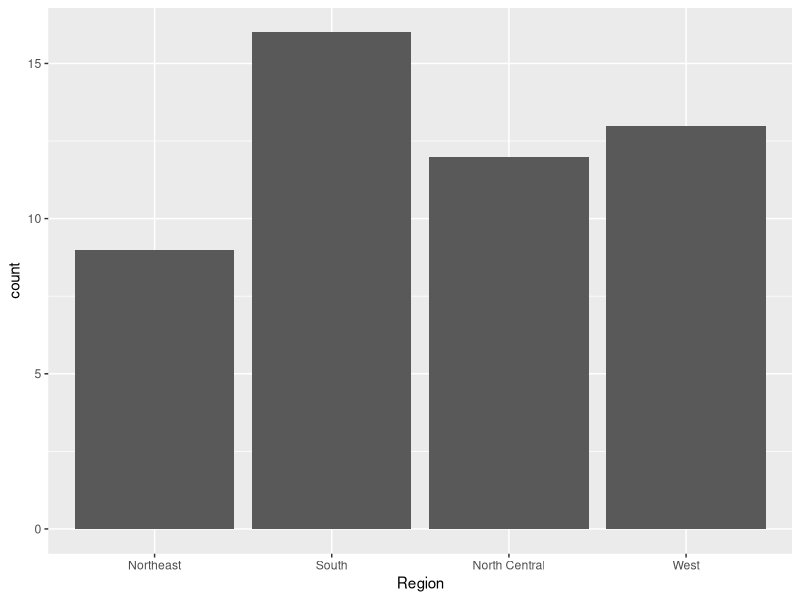
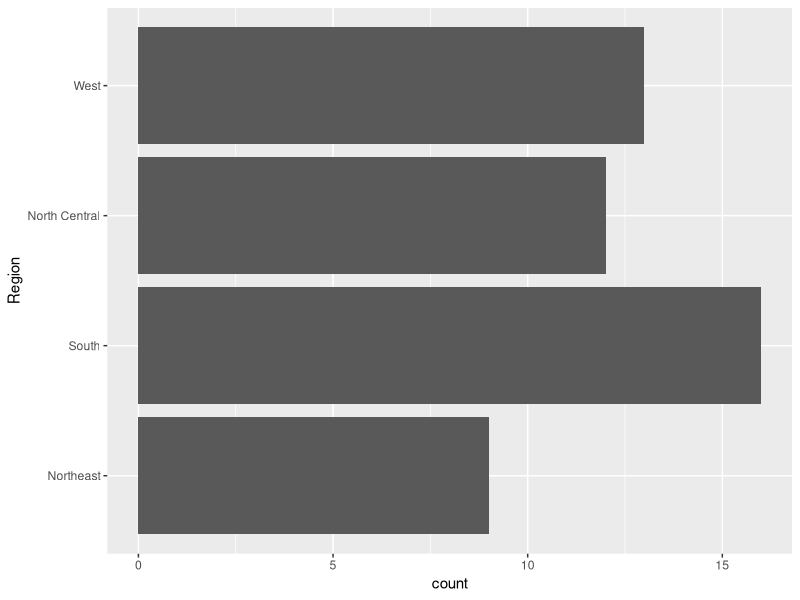
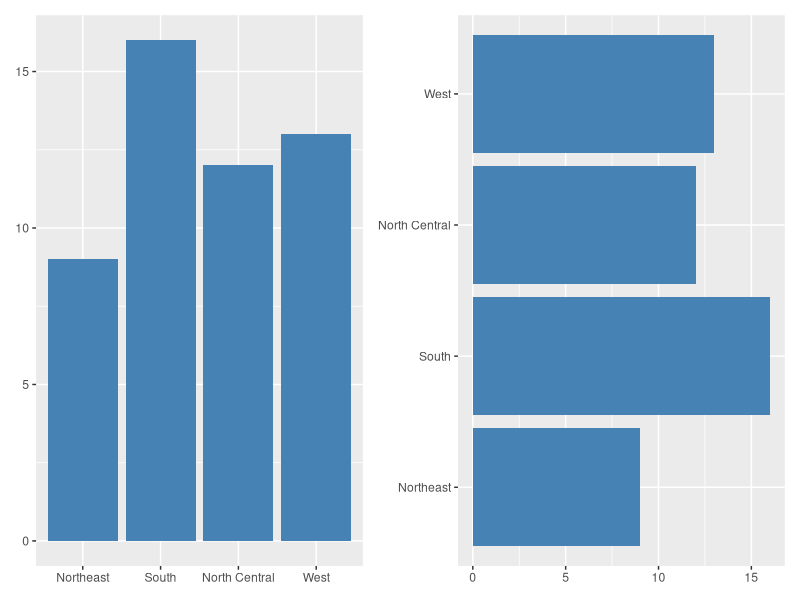
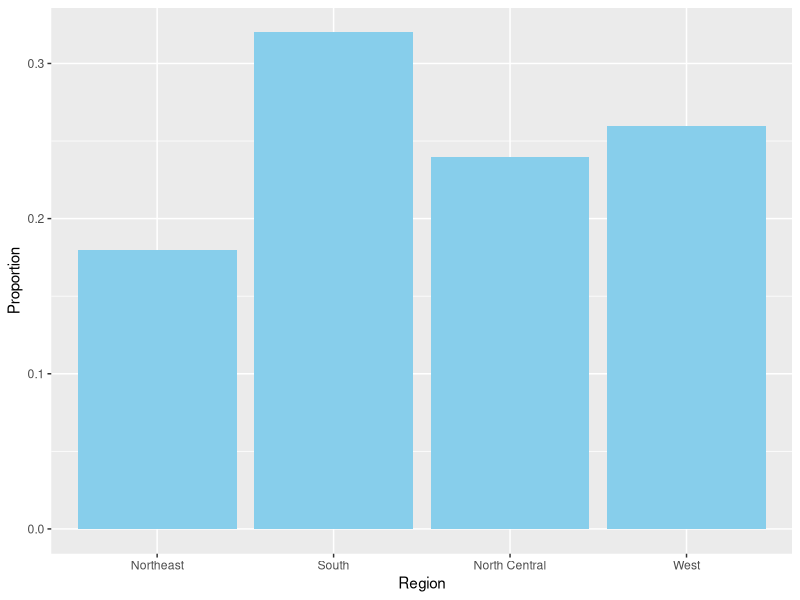
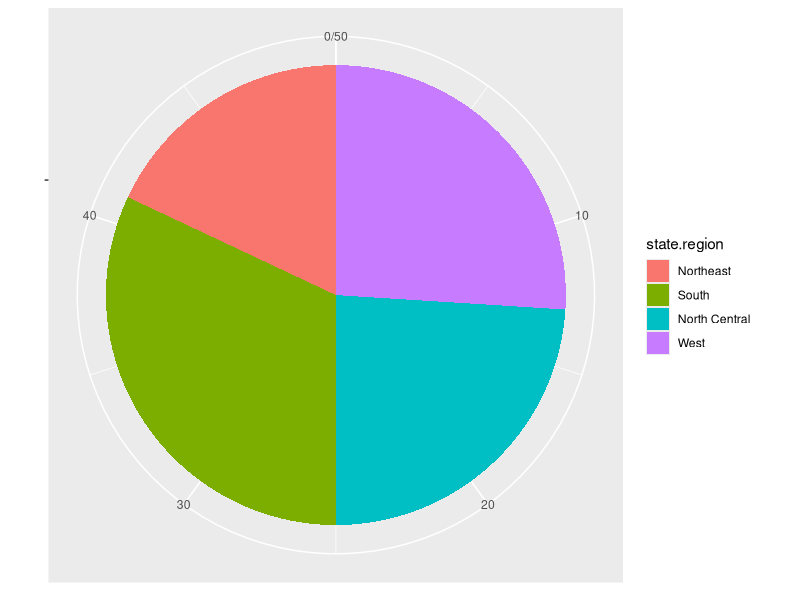
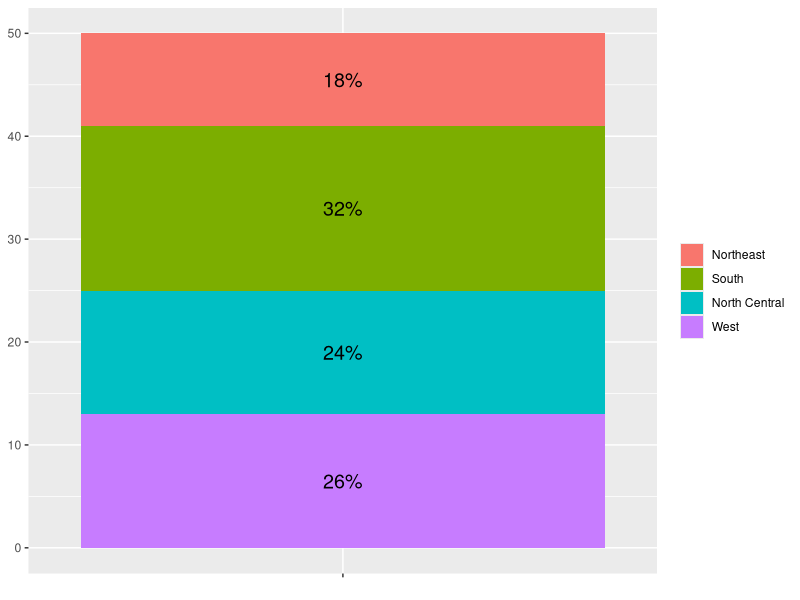
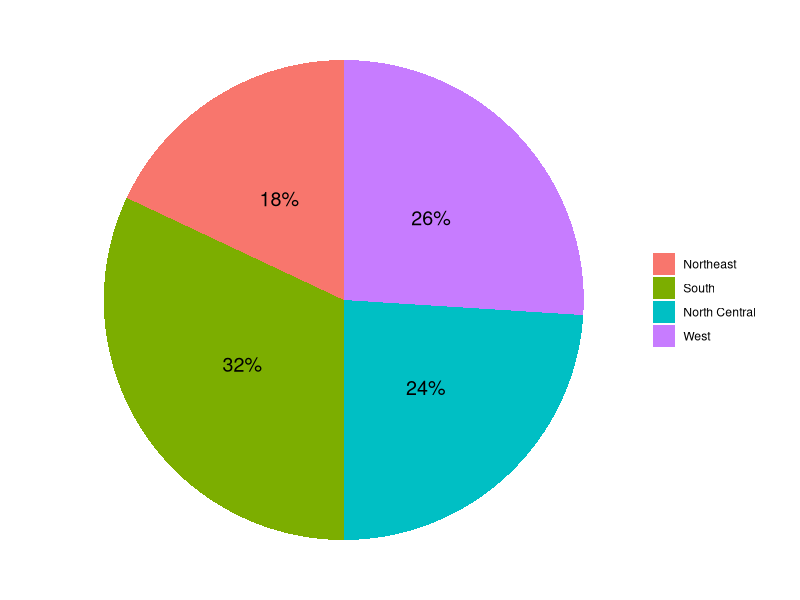
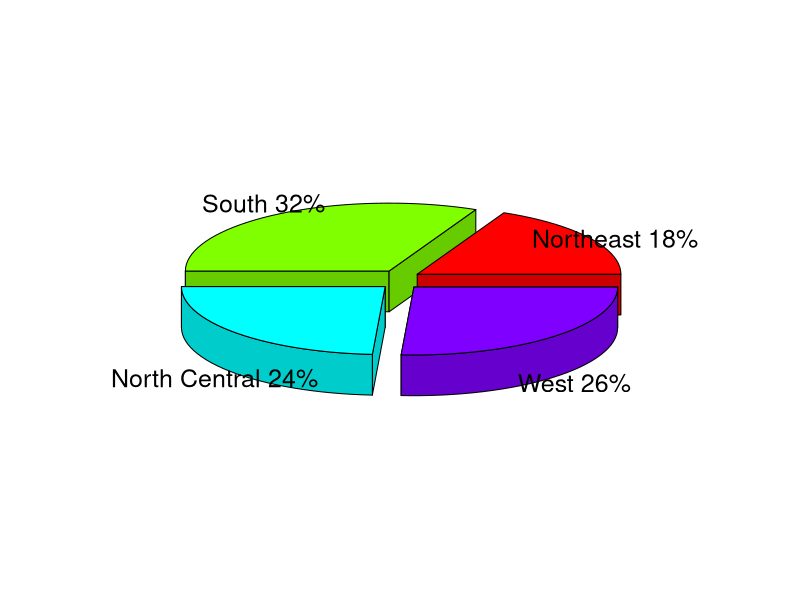

R code for these plots, in order: (Note: this script raises an error after producing the figures.)
## ---- chunk 1
state.region[1:10]
## ---- chunk 2
library(tidyverse)
tibble(state.region) %>% 
  ggplot() +
  geom_bar(aes(x = state.region)) +
  xlab("Region")
## ---- chunk 3
tibble(state.region) %>% 
  ggplot() +
  geom_bar(aes(y = state.region)) +
  ylab("Region")
## ---- chunk 4
df_1 <- tibble(state.region) %>% 
  count(state.region)
df_1
## ---- chunk 5
library(patchwork)
bar1 <- ggplot(df_1, aes(x = state.region, y = n)) +
  geom_col(fill = "steelblue") +
  labs(x = NULL, y = NULL)
bar2 <- bar1 + coord_flip()
bar1 + bar2
## ---- chunk 6
tibble(state.region) %>% 
  ggplot() +
  geom_bar(aes(x = state.region, y = after_stat(prop), group = 1),
           fill = "skyblue") +
  labs(x = "Region", y = "Proportion")
## ---- chunk 7
tibble(state.region) %>% 
  ggplot() +
  geom_bar(aes(x = "", fill = state.region), width = 1) +
  labs(x = NULL, y = NULL) +
  coord_polar(theta = "y")
## ---- chunk 8
library(scales)
df_2 <- 
  tibble(state.region) %>% 
  count(state.region) %>% 
  mutate(pct = percent(n/sum(n))) %>% 
  print()
## ---- chunk 9
df_2 %>% 
  ggplot(aes(x = "", y = n, fill = state.region)) + 
  geom_col(width = 1) +
  geom_text(aes(label = pct), size = 5,
            position = position_stack(vjust = 0.5)) +
  labs(x = NULL, y = NULL, fill = NULL)
## ---- chunk 10
df_2 %>% 
  ggplot(aes(x = "", y = n, fill = state.region)) + 
  geom_col(width = 1) +
  geom_text(aes(label = pct), size = 5,
            position = position_stack(vjust = 0.5)) +
  labs(x = NULL, y = NULL, fill = NULL) +
  coord_polar(theta = "y") +
  theme_void()
## ---- chunk 11
library(plotrix)
pie_val <- df_2$n
pie_lab <- with(df_2, paste(state.region, pct))
pie3D(pie_val, explode = 0.1, labels = pie_lab)
## ---- chunk 12
fan.plot(pie_val, labels = pie_lab)
## ---- chunk 13
df_1 %>% 
  ggplot(aes(x = n, y = state.region)) +
  geom_point(size = 2) +
  theme(panel.grid.major.y = element_line(linetype = 3, colour = "gray40")) +
  labs(x = NULL, y = NULL)
## ---- chunk 14
data(Arthritis, package = "vcd")
head(Arthritis)
## ---- chunk 15
with(Arthritis, table(Improved))
xtabs(~ Improved, data = Arthritis)
## ---- chunk 16
my_table1 <- with(Arthritis, table(Improved))
prop.table(my_table1)
## ---- chunk 17
options("digits")
options("digits" = 2)
## ---- chunk 18
prop.table(my_table1)
## ---- chunk 19
with(Arthritis, table(Treatment, Improved))
xtabs(~ Treatment + Improved, data = Arthritis)
## ---- chunk 20
my_table2 <- with(Arthritis, table(Treatment, Improved))
prop.table(my_table2)
## ---- chunk 21
my_table2
margin.table(my_table2, 1)
margin.table(my_table2, 2)
margin.table(my_table2)
## ---- chunk 22
prop.table(margin.table(my_table2, 1))
## ---- chunk 23
my_table2 |>
  margin.table(1) |>
  prop.table()
## ---- chunk 24
my_table2 |>
  addmargins()
## ---- chunk 25
my_table2 |>
  prop.table() |>
  addmargins()
## ---- chunk 26
my_table2 |>
  prop.table() |>
  addmargins(1)
## ---- chunk 27
my_table2 |>
  prop.table() |>
  addmargins(2)
## ---- chunk 28
my_table2 |>
  prop.table(1)
## ---- chunk 29
my_table2 |>
  prop.table(2)
## ---- chunk 30
with(airquality, table(OzHi = Ozone > 80, Month))
## ---- chunk 31
with(airquality, table(OzHi = Ozone > 80, Month, useNA = "ifany"))
## ---- chunk 32
library(gmodels)
with(Arthritis, CrossTable(Treatment, Improved))
## ---- chunk 33
with(Arthritis, CrossTable(Treatment, Improved, 
                           prop.r = FALSE, prop.c = FALSE, prop.t = FALSE,
                           prop.chisq = FALSE, expected = TRUE, chisq = TRUE)
     )
## ---- chunk 34
data(Arthritis, package = "vcd")
## ---- chunk 35
Arthritis %>% 
  count(Treatment, Improved)
## ---- chunk 36
library(tidyverse)
Arthritis %>% 
  ggplot(aes(x = Treatment, fill = Improved)) +
  geom_bar() +
  ylab(NULL)
## ---- chunk 37
Arthritis %>% 
  count(Treatment, Improved) %>% 
  ggplot(aes(x = Treatment, y = n, fill = Improved)) +
  geom_col() +
  ylab(NULL)
## ---- chunk 38
Arthritis %>% 
  ggplot(aes(x = Treatment, fill = Improved)) +
  geom_bar(position = "dodge") +
  ylab(NULL)
## ---- chunk 39
Arthritis %>% 
  ggplot(aes(x = Treatment, fill = Improved)) +
  geom_bar(position = "dodge2") +
  ylab(NULL)
## ---- chunk 40
Arthritis %>% 
  count(Treatment, Improved) %>% 
  ggplot(aes(x = Treatment, y = n, fill = Improved)) +
  geom_col(position = "dodge") +
  ylab(NULL)
## ---- chunk 41
Arthritis %>% 
  ggplot(aes(x = Improved, y = after_stat(prop), group = 1)) +
  geom_bar() +
  facet_wrap(vars(Treatment)) +
  ylab(NULL)
## ---- chunk 42
Arthritis %>% 
  count(Treatment, Improved) %>% 
  mutate(prop = n/sum(n)) %>% 
  ggplot(aes(x = Treatment, y = prop, fill = Improved)) +
  geom_col(position = "dodge2") + ylab(NULL)
## ---- chunk 43
Arthritis %>% 
  ggplot(aes(x = Treatment, fill = Improved)) +
  geom_bar(position = "fill") +
  ylab(NULL)
## ---- chunk 44
Arthritis %>% 
    group_by(Treatment, Improved) %>% 
    tally() %>% 
    mutate(prop = n/sum(n))
## ---- chunk 45
my_table <- with(Arthritis, table(Treatment, Improved))
## ---- chunk 46
library(vcd)
mosaic(my_table, direction = "v")
## ---- chunk 47
mosaic(Improved ~ Treatment, data = Arthritis, direction = "v")
## ---- chunk 48
mosaic(Improved ~ Treatment + Sex, data = Arthritis, direction = "v")
## ---- chunk 49
mosaic(Improved ~ Treatment + Sex, data = Arthritis, direction = "v", 
       gp = gpar(fill = c("pink", "rosybrown", "steelblue")))
## ---- chunk 50
with(women, stem(height))
## ---- chunk 51
with(women, stem(weight))
## ---- chunk 52
x <- c(98, 102, 114, 122, 132, 144, 106, 117, 151, 118, 124, 115)
stem(x)
## ---- chunk 53
stem(x, scale = 2)
## ---- chunk 54
data(alltime.movies, package = "UsingR")
## ---- chunk 55
library(tidyverse)
ggplot(alltime.movies, aes(x = "", y = Gross)) + 
  geom_boxplot() +
  xlab(NULL)
## ---- chunk 56
library(tidyverse)
ggplot(alltime.movies, aes(y = "", x = Gross)) + 
  geom_boxplot() +
  ylab(NULL)
## ---- chunk 57
bp <- ggplot(alltime.movies, aes(y = "", x = Gross)) + 
  geom_boxplot()
## ---- chunk 58
ggplot_build(bp)[[1]][[1]] %>% 
  str()
## ---- chunk 59
bp_out <- ggplot_build(bp)[[1]][[1]]$outliers[[1]]
bp_out
## ---- chunk 60
alltime <- alltime.movies %>%
  rownames_to_column(var = "Movie.Title") %>%
  as_tibble() %>% 
  print(n = 3)
## ---- chunk 61
alltime %>%
  filter(Gross %in% bp_out)
## ---- chunk 62
ggplot(alltime.movies, aes(x = "", y = Gross)) +
  geom_boxplot(outlier.shape = NA) +
  geom_point(color = "red") +
  xlab(NULL)
## ---- chunk 63
ggplot(alltime.movies, aes(x = "", y = Gross)) +
  geom_boxplot(outlier.shape = NA) +
  geom_jitter(color = "red", width = 0.01) +
  xlab(NULL)
## ---- chunk 64
ggplot(alltime.movies, aes(x = "", y = Gross)) + 
  geom_boxplot() +
  stat_summary(fun = "mean", geom = "point",
               color = "red", shape = 3, size = 4, stroke = 2) +
  xlab(NULL)
## ---- chunk 65
library(vioplot)
vioplot(alltime.movies$Gross, col = "pink", xlab = " ")
## ---- chunk 66
vioplot(alltime.movies$Gross, col = "green", horizontal = TRUE)
## ---- chunk 67
vio <- ggplot(alltime.movies, aes(x = "", y = Gross)) +
  xlab(NULL)
vio + geom_violin()
## ---- chunk 68
vio + geom_violin(draw_quantiles = c(0.25, 0.5, 0.75), fill = "lightblue")
## ---- chunk 69
vio + geom_violin(fill = "lightblue") +
  geom_boxplot(width = 0.1)
## ---- chunk 70
vio + geom_boxplot(width = 0.1) +
  geom_violin(fill = "lightblue", alpha = 0.3)
## ---- chunk 71
library(patchwork)
h1 <- ggplot(faithful, aes(waiting)) + geom_histogram() + ylab(NULL)
h2 <- ggplot(faithful, aes(waiting)) + geom_histogram(bins = 10) + ylab(NULL)
h3 <- ggplot(faithful, aes(waiting)) + geom_histogram(binwidth = 3) + ylab(NULL)
h1 + h2 + h3
## ---- chunk 72
library(patchwork)
d1 <- ggplot(faithful, aes(waiting)) + geom_density(fill = "skyblue") + ylab(NULL)
d2 <- ggplot(faithful, aes(waiting)) + geom_density(fill = "skyblue") + ylab(NULL) + xlim(30, 110)
d3 <- ggplot(faithful, aes(waiting)) + geom_density(fill = "skyblue") + geom_rug() + ylab(NULL) + xlim(30, 110) 
d1 + d2 + d3
## ---- chunk 73
ggplot(faithful, aes(x = waiting, y = after_stat(density))) +
  geom_histogram(fill = "red", binwidth = 5) +
  geom_density(color = "blue", size = 1) +
  xlim(30, 110) + ylab(NULL)
## ---- chunk 74
ggplot(faithful, aes(x = waiting, y = after_stat(density))) +
  geom_density(color = "blue", size = 1) +
  geom_histogram(fill = "red", binwidth = 5, alpha = 0.6) +
  xlim(30, 110) + ylab(NULL)
## ---- chunk 75
library(patchwork)
fp1 <- ggplot(faithful, aes(waiting)) + geom_freqpoly(binwidth = 5)
fp2 <- ggplot(faithful, aes(waiting, after_stat(density))) + geom_freqpoly(binwidth = 5)
fp1 + fp2
## ---- chunk 76
ggplot(faithful, aes(waiting)) + 
  geom_dotplot(binwidth = 1.5) 
## ---- chunk 77
ggplot(faithful, aes(waiting)) + 
  geom_dotplot(binwidth = 1.5) +
  scale_y_continuous(breaks = NULL)
## ---- chunk 78
ggplot(faithful, aes(waiting)) +
  stat_ecdf()
## ---- chunk 79
my_stat <- list(m = ~ mean(.x, na.rm = TRUE),
                med = ~ median(.x, na.rm = TRUE))
airquality %>% 
  summarise(across(Ozone, my_stat))
## ---- chunk 80
data(cfb, package = "UsingR")
cfb %>% 
  summarise(across(INCOME, my_stat))
## ---- chunk 81
ggplot(cfb, aes(x = INCOME, y = after_stat(density))) +
  geom_histogram(bins = 35, fill = "steelblue") +
  geom_density(color = "red", size = 1)
## ---- chunk 82
cfb %>% 
  mutate(log_income = log(INCOME)) %>% 
  summarise(across(log_income, my_stat))
## ---- chunk 83
options("digits" = 7)
## ---- chunk 84
cfb %>% 
  mutate(log_income = log(INCOME+1)) %>% 
  summarise(across(log_income, my_stat))
## ---- chunk 85
cfb %>% 
  mutate(log_income = log(INCOME+1)) %>% 
  ggplot(aes(x = log_income, y = after_stat(density))) +
  geom_histogram(fill = "steelblue", bins = 35) +
  geom_density(color = "red", size = 1)
## ---- chunk 86
test1 <- c(75, 77, 80, 82, 85, 87, 88)
test2 <- c(50, 57, 80, 82, 86, 100, 100)
test1 |> range() |> diff()
test2 |> range() |> diff()
## ---- chunk 87
quantile(test1)
quantile(test2)
## ---- chunk 88
quantile(test1, probs = 0.25)
quantile(test2, probs = 0.25)
## ---- chunk 89
IQR(test1)
IQR(test2)
## ---- chunk 90
var(test1)
var(test2)
## ---- chunk 91
sd(test1)
sd(test2)
## ---- chunk 92
data(cfb, package = "UsingR")
summary(cfb$INCOME)
## ---- chunk 93
with(cfb, mean(INCOME <= mean(INCOME)))
## ---- chunk 94
cbind(test1, test2) |> scale()
## ---- chunk 95
library(patchwork)

p1 <- data.frame(x = factor(c(rep("test 1", length(test1)), rep("test 2", length(test2)))),
                 y = c(test1, test2)) %>%
  ggplot(aes(x, y)) +
  geom_dotplot(binaxis = "y", binwidth = 1) +
  coord_flip() +
  labs(title = "Before Standardization", x = NULL, y = NULL)

p2 <- data.frame(x = factor(c(rep("test 1", length(test1)), rep("test 2", length(test2)))),
                 y = c(scale(test1), scale(test2))) %>%
  ggplot(aes(x, y)) +
  geom_dotplot(binaxis = "y", binwidth = 0.05) +
  coord_flip() +
  labs(title = "After Standardization", x = NULL, y = NULL)

p1 + p2

## ---- chunk 96
library(tidyverse)
mpg %>% count(cyl)
## ---- chunk 97
mpg_1 <- mpg %>% 
  filter(cyl != 5)
## ---- chunk 98
ggplot(mpg_1, aes(hwy)) +
  geom_histogram(binwidth = 5) +
  facet_wrap(vars(cyl), ncol = 1)
## ---- chunk 99
ggplot(mpg_1, aes(x = hwy, fill = factor(cyl))) +
  geom_histogram(binwidth = 5, alpha = 0.4, position = "identity") +
  labs(fill = "cyl")
## ---- chunk 100
library(patchwork)
p1 <- ggplot(mpg_1, aes(x = hwy, color = factor(cyl))) +
  geom_freqpoly(binwidth=5, show.legend = FALSE, size = 1)

p2 <- ggplot(mpg_1, aes(x = hwy, y = after_stat(density), color = factor(cyl))) +
  geom_freqpoly(binwidth=5, size = 1) +
  labs(color = "cyl")

p1 +p2
## ---- chunk 101
set.seed(124)
x1 <- rnorm(100)
x2 <- rt(100, df = 3)
x3 <- runif(100, min = -1, max = 1)
## ---- chunk 102
tibble(x = c(rep(1:3, each = 100)), y = c(x1, x2, x3)) %>%
  ggplot(aes(factor(x), y)) +
  geom_boxplot() +
  scale_x_discrete(labels = c("N(0,1)", "t(3)", "Unif(-1,1)")) +
  theme(axis.text.x = element_text(size = 15, face = "bold")) +
  labs(x = NULL, y = NULL)
## ---- chunk 103
mpg_1 <- mpg %>% filter(cyl!=5)
ggplot(mpg_1, aes(x = factor(cyl), y = hwy)) + 
  geom_boxplot() +
  labs(x = "Number of Cylinders", y = "MPG")
## ---- chunk 104
ggplot(mpg_1, aes(y = factor(cyl), x = hwy)) + 
  geom_boxplot() +
  labs(y = "Number of Cylinders", x = "MPG")
## ---- chunk 105
pp <- ggplot(mpg_1, aes(x = factor(cyl), y = hwy)) + 
  geom_boxplot() 
pp_out <- ggplot_build(pp)[[1]][[1]]$outliers
pp_out
## ---- chunk 106
mpg %>% 
  filter((cyl == 4 & hwy %in% pp_out[[1]]) | (cyl == 8 & hwy %in% pp_out[[3]])) %>% 
  arrange(desc(hwy)) %>% 
  select(1:2, cyl, hwy)
## ---- chunk 107
mpg %>% 
  ggplot(aes(x = class, y = hwy)) + geom_boxplot()
## ---- chunk 108
mpg %>% 
  ggplot(aes(x = reorder(class, hwy, FUN = median), y = hwy)) + 
  geom_boxplot() +
  xlab("class")
## ---- chunk 109
library(vioplot)
vioplot(Sepal.Length ~ Species, data = iris, 
        col = c("lightgreen", "lightblue", "pink"))
## ---- chunk 110
ggplot(iris, aes(x = Species, y = Sepal.Length)) +
  geom_violin(fill = "skyblue") +
  geom_boxplot(width = 0.1)
## ---- chunk 111
mpg_1 <- mpg %>% filter(cyl!=5)
## ---- chunk 112
ggplot(mpg_1, aes(x = factor(cyl), y = hwy)) +
  geom_dotplot(binaxis = "y", binwidth = 0.5, stackdir = "center") +
  labs(x = "Number of Cylinders", y = "MPG")
## ---- chunk 113
ggplot(mpg_1, aes(x = factor(cyl), y = hwy)) +
  geom_dotplot(binaxis = "y", binwidth = 0.5, stackdir = "center") +
  geom_boxplot(width = 0.3, outlier.shape = NA,
               color = "red", fill = NA, size = 0.6) +
  labs(x = "Number of Cylinders", y = "MPG")
## ---- chunk 114
ggplot(mpg_1, aes(hwy)) +
  geom_density() +
  facet_wrap(vars(cyl), ncol = 1) +
  xlim(5,50) + ylab(NULL)
## ---- chunk 115
ggplot(mpg_1, aes(x = hwy, fill = factor(cyl))) + 
  geom_density(alpha = 0.2) + 
  xlim(5,50) + labs(y = NULL, fill = "cyl")
## ---- chunk 116
ggplot(mpg_1, aes(x = hwy, color = factor(cyl))) + 
  geom_density(size = 1) + 
  xlim(5,50) + labs(y = NULL, color = "cyl")
## ---- chunk 117
ggplot(mpg_1, aes(x = hwy, fill = factor(cyl))) +
  geom_density(aes(y = after_stat(count)), position = "stack") +
  xlim(5, 50) + labs(y = NULL, fill = "cyl")
## ---- chunk 118
ggplot(mpg_1, aes(x = hwy, fill = factor(cyl))) +  
  geom_density(aes(y = after_stat(count)), position="fill") +
  labs(y = NULL, fill = "cyl")
## ---- chunk 119
mpg %>% 
  filter(cyl != 5) %>% 
  group_by(cyl) %>% 
  summarise(mean_cl_normal(hwy))
## ---- chunk 120
mpg %>%
  filter(cyl != 5) %>%
  group_by(cyl) %>%
  summarise(mean_cl_normal(hwy)) %>% 
  ggplot(aes(x = factor(cyl), y = y)) +
  geom_col(fill = "skyblue", width = 0.5) +
  geom_errorbar(aes(ymin = ymin, ymax = ymax), width = 0.2) +
  labs(x = "cyl", y = NULL)
## ---- chunk 121
mpg %>% 
  filter(cyl != 5) %>%
  ggplot(aes(x = factor(cyl), y = hwy)) +
  stat_summary(fun = "mean", geom = "bar", fill = "steelblue", width = 0.5) +
  stat_summary(fun.data = "mean_cl_normal", geom = "errorbar", width = 0.2, 
               color = "red", size = 1) +
  labs(x = "cyl", y = NULL)
## ---- chunk 122
data(Cars93, package="MASS")
## ---- chunk 123
ggplot(Cars93, aes(x = Weight, y = MPG.highway)) +
  geom_point()
## ---- chunk 124
ggplot(Cars93, aes(x = Weight, y = MPG.highway)) +
  geom_point(shape = 21, color = "red", fill = "blue",
             stroke = 1.5, size = 3)
## ---- chunk 125
library(patchwork)
p1 <- ggplot(Cars93, aes(x = Weight, y = MPG.highway, color = Origin)) +
  geom_point()
p2 <- ggplot(Cars93, aes(x = Weight, y = MPG.highway, color = EngineSize)) +
  geom_point()
p1 + p2
## ---- chunk 126
ggplot(Cars93, aes(x = Weight, y = MPG.highway, shape = Origin)) +
  geom_point()
## ---- chunk 127
ggplot(Cars93, aes(x = Weight, y = MPG.highway, shape = EngineSize)) +
  geom_point()
## ---- chunk 128
library(patchwork)
p1 <- ggplot(Cars93, aes(x = Weight, y = MPG.highway, size = Origin)) +
  geom_point()
p2 <- ggplot(Cars93, aes(x = Weight, y = MPG.highway, size = EngineSize)) +
  geom_point()
p1 + p2
## ---- chunk 129
p <- ggplot(Cars93, aes(x = Weight, y = MPG.highway)) + geom_point()
## ---- chunk 130
p1 <- p + geom_smooth(method = "lm")
p2 <- p + geom_smooth(method = "lm", se = FALSE)
p1 + p2
## ---- chunk 131
p1 <- p + geom_smooth()
p2 <- p + geom_smooth(se = FALSE)
p1 + p2
## ---- chunk 132
ggplot(Cars93, aes(x = Weight, y = MPG.highway)) +
  geom_point() +
  geom_smooth(aes(color = "lm"), method = "lm", se = FALSE) +
  geom_smooth(aes(color = "loess"), se = FALSE) +
  labs(color = "Method")
## ---- chunk 133
ggplot(Cars93, aes(x = Weight, y = MPG.highway)) +
  geom_point() +
  geom_smooth(method = "lm", se = FALSE) +
  geom_vline(aes(xintercept = mean(Weight)), color = "red") +
  geom_hline(aes(yintercept = mean(MPG.highway)), color = "darkgreen" )
## ---- chunk 134
ggplot(Cars93, aes(x = Weight, y = MPG.highway, color = Origin)) +
  geom_point() +
  geom_smooth(method = "lm", se = FALSE)
## ---- chunk 135
p <- ggplot(Cars93, aes(x=Weight, y=MPG.highway)) + 
  geom_point() 
## ---- chunk 136
p + geom_text(data = filter(Cars93, MPG.highway > 40), 
              aes(label = paste(Manufacturer, Model)))
## ---- chunk 137
p + geom_text(data = filter(Cars93, MPG.highway > 40), 
              aes(label = paste(Manufacturer, Model)),
              nudge_y = 1, nudge_x = 100)
## ---- chunk 138
fit <- lm(MPG.highway ~ Weight, Cars93) |>
  summary()
## ---- chunk 139
r2 <- fit$r.squared |>
  round(2)
## ---- chunk 140
ggplot(Cars93, aes(x = Weight, y = MPG.highway)) +
  geom_point() +
  geom_smooth(method = "lm", se = FALSE) +
  geom_text(x = 3500, y = 45, size = 7,
            label = paste("R^2==", r2), parse = TRUE)
## ---- chunk 141
ChickWeight %>% 
    ggplot(aes(x = Time, y = weight)) +
    geom_point()
## ---- chunk 142
p1 <- ChickWeight %>% 
    ggplot(aes(x = Time, y = weight)) +
    geom_jitter(width = 0.2, height = 0)
p2 <- ChickWeight %>% 
    ggplot(aes(x = as.factor(Time), y = weight)) +
    geom_boxplot() + xlab("Time")
p1 + p2
## ---- chunk 143
ggplot(diamonds, aes(x = carat, y = price)) +
  geom_point()
## ---- chunk 144
p2 <- filter(diamonds, carat < 3) %>% 
  ggplot(aes(x = carat, y = price))
## ---- chunk 145
p2 + geom_point()
## ---- chunk 146
p2 + geom_point(alpha = 0.1, shape = 20)
## ---- chunk 147
p2 + geom_bin2d()
## ---- chunk 148
p2 + geom_bin2d(bins = 100) +
  scale_fill_gradient(low = "skyblue", high = "red")
## ---- chunk 149
bp1 <- p2 + geom_boxplot(aes(group = cut_width(carat, width = 0.1, boundary = 0)))
bp2 <- p2 + geom_boxplot(aes(group = cut_number(carat, n = 20)))
bp1 + bp2
## ---- chunk 150
p3 <- ggplot(faithful, aes(x = eruptions, y = waiting)) +
  xlim(1, 6) + ylim(35, 100)
## ---- chunk 151
p3 + geom_density2d()
## ---- chunk 152
bp1 <- p3 + geom_density_2d(aes(color = after_stat(level))) +
    scale_color_gradient(low = "blue", high = "red")
bp2 <- bp1 + geom_point(shape = 20)
bp1 + bp2
## ---- chunk 153
p3 + stat_density_2d(aes(fill = after_stat(level)), geom = "polygon")
## ---- chunk 154
p3 + stat_density_2d(aes(fill = after_stat(density)),geom = "raster", 
                     contour = FALSE) +
  scale_fill_gradient(low = "skyblue", high = "red")
## ---- chunk 155
ggplot(faithfuld, aes(x = eruptions, y = waiting)) +
  geom_raster(aes(fill = density), interpolate = TRUE) +
  scale_fill_gradient(low = "skyblue", high = "red")
## ---- chunk 156
mtcars_1 <- mtcars %>%
  select(mpg, wt, disp, cyl, am)
## ---- chunk 157
library(GGally)
ggpairs(mtcars_1)
## ---- chunk 158
mtcars_2 <- mtcars_1 %>%
  mutate(am = factor(am), cyl = factor(cyl))
## ---- chunk 159
ggpairs(mtcars_2)
## ---- chunk 160
ggpairs(mtcars_2, aes(color = am),
          upper = list(continuous = "density"),
          lower = list(continuous = wrap("smooth", se = FALSE),
                       combo = wrap("facethist", bins = 10)))
